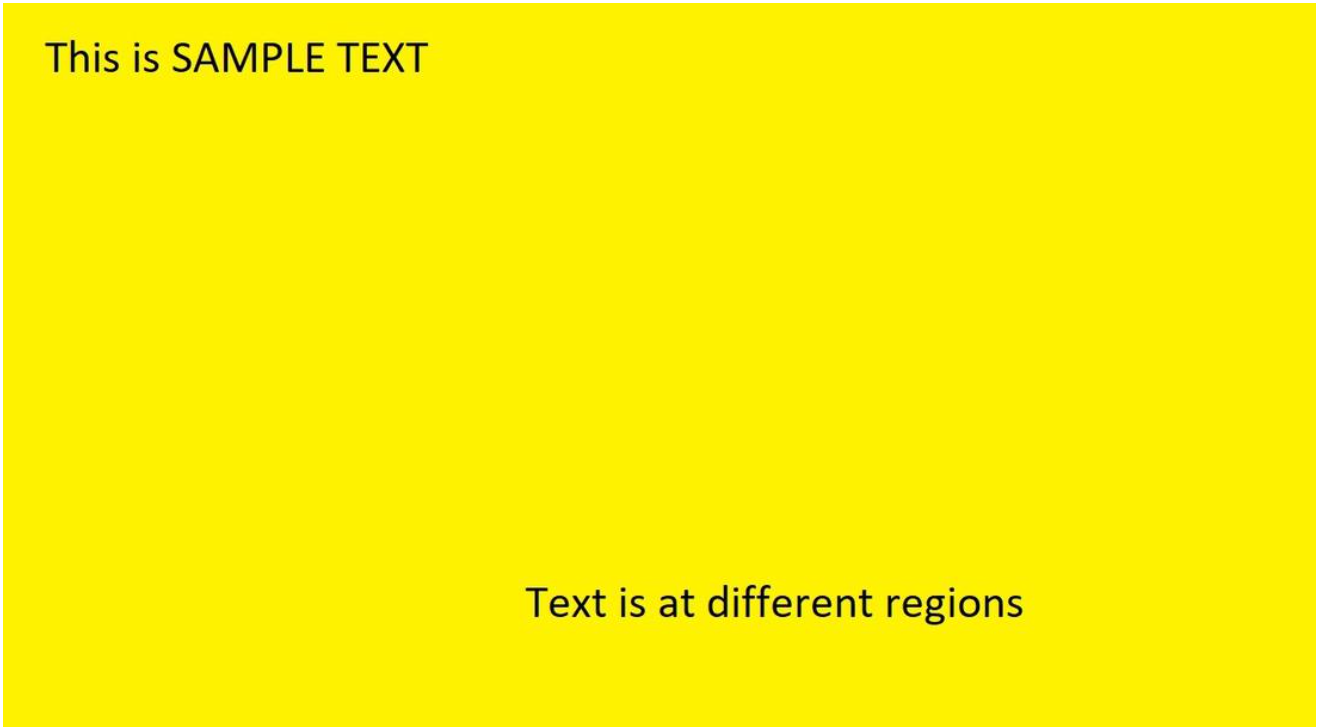
#> input picture Screenshot 2025-12-19 154240.png, 1319 x 727 px, found by its file name
$ jupyter execute --allow-errors Text_Detection_and_Extraction_using_OpenCV_and_OCR.ipynb
#> lines starting #> are read from the running program, lines starting #| are printed output that depends on the picture
[cell 1]
import cv2

[cell 2]
import sys
import pytesseract

[cell 3]
from matplotlib import pyplot as plt

[cell 4]
image_path = "/content/Screenshot 2025-12-19 154240.png"
image = cv2.imread(image_path)
#> image is the input picture: shape (727, 1319, 3); mean B, G, R 3, 240.3, 252.1
image_rgb = cv2.cvtColor(image, cv2.COLOR_BGR2RGB)

[cell 5]
from google.colab.patches import cv2_imshow
gray = cv2.cvtColor(image, cv2.COLOR_BGR2GRAY)
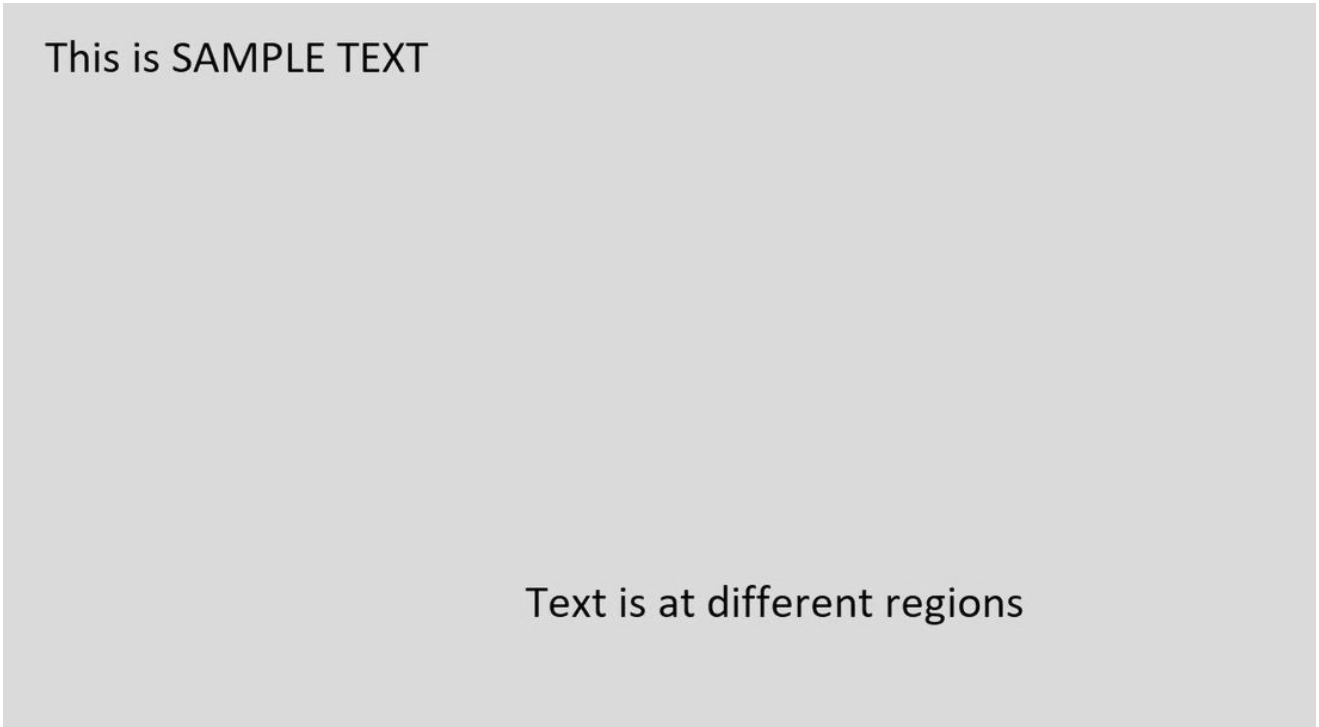
#> gray: shape (727, 1319); min 1, max 255, mean 216.8
print("Grayscale image:")
cv2_imshow(gray)
